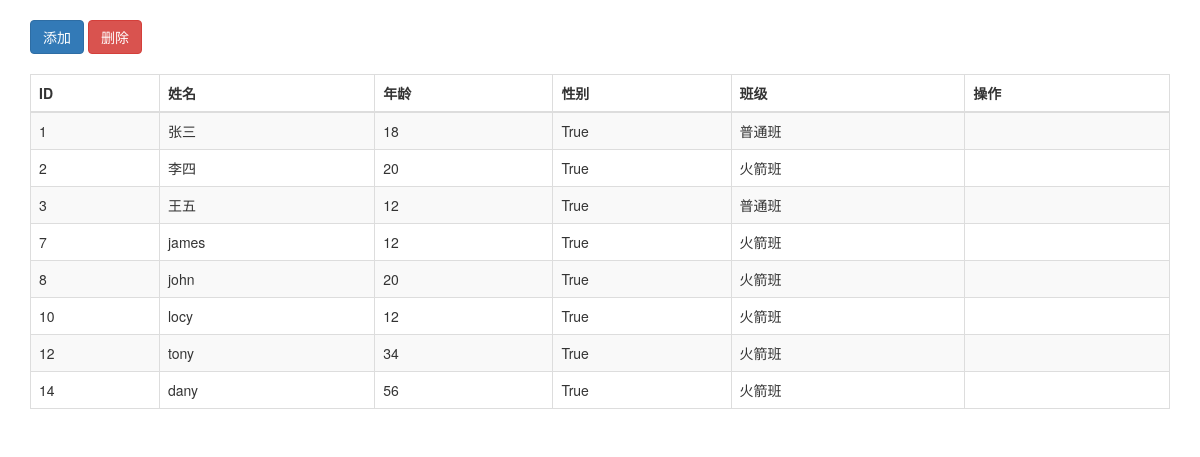
The page /student/ on the database its author committed.
### app1/models.py (models this page shows)
class Student(models.Model):
    stuname=models.CharField(max_length=32)
    age=models.IntegerField()
    gender=models.BooleanField()
    cs=models.ForeignKey(Classes,on_delete=models.CASCADE)

class Classes(models.Model):
    title=models.CharField(max_length=32)
    m=models.ManyToManyField('Teacher')

### app1/views.py (the view)
# urls.py: path('student/',views.student),
def student(req):
    stulist=models.Student.objects.all()
    clslist=models.Classes.objects.all()
    return render(req,'student.html',{'stulist':stulist,'clslist':clslist})

### templates/student.html (shortened to what this page needs)
<!DOCTYPE html>
<html lang="en">
<head>
    <link rel="stylesheet" href="/static/plugin/bootstrap/css/bootstrap.css">
    <link rel="stylesheet" href="/static/plugin/fontawesome/css/fontawesome.css">
</head>
<body>
<div  class="container">
    <div style="padding: 20px 0px;">
        <a class="btn btn-primary" id="addbtn">添加</a>
        <a class="btn btn-danger">删除</a>
    </div>
    <div>
        <table class="table table-bordered table table-striped">
            <thead>
                <tr>
                    <th>ID</th>
                    <th>姓名</th>
                    <th>年龄</th>
                    <th>性别</th>
                    <th>班级</th>
                    <th>操作</th>
                </tr>
            </thead>
            <tbody id="tb">
            {% for row in stulist %}
                <tr nid="{{ row.id }}">
                    <td>{{ row.id }}</td>
                    <td>{{ row.stuname }}</td>
                    <td>{{ row.age }}</td>
                    <td>{{ row.gender }}</td>
                    <td>{{ row.cs.title }}</td>
                    <td>
                        <a class=" glyphicon glyphicon-remove icon delrow"></a>
                        <a class="far fa-edit"></a>
                    </td>
                </tr>
            {% endfor %}
            </tbody>
        </table>
    </div>
</div>
</body>
</html>

### templates/student.html (style rules this page uses)
.icon { margin: 0 8px ; }

### rows shown on the page
Student: id "1", stuname "张三", age "18", gender "True", cs "普通班"
Student: id "2", stuname "李四", age "20", gender "True", cs "火箭班"
Student: id "3", stuname "王五", age "12", gender "True", cs "普通班"
Student: id "7", stuname "james", age "12", gender "True", cs "火箭班"
Student: id "8", stuname "john", age "20", gender "True", cs "火箭班"
Student: id "10", stuname "locy", age "12", gender "True", cs "火箭班"
Student: id "12", stuname "tony", age "34", gender "True", cs "火箭班"
Student: id "14", stuname "dany", age "56", gender "True", cs "火箭班"
